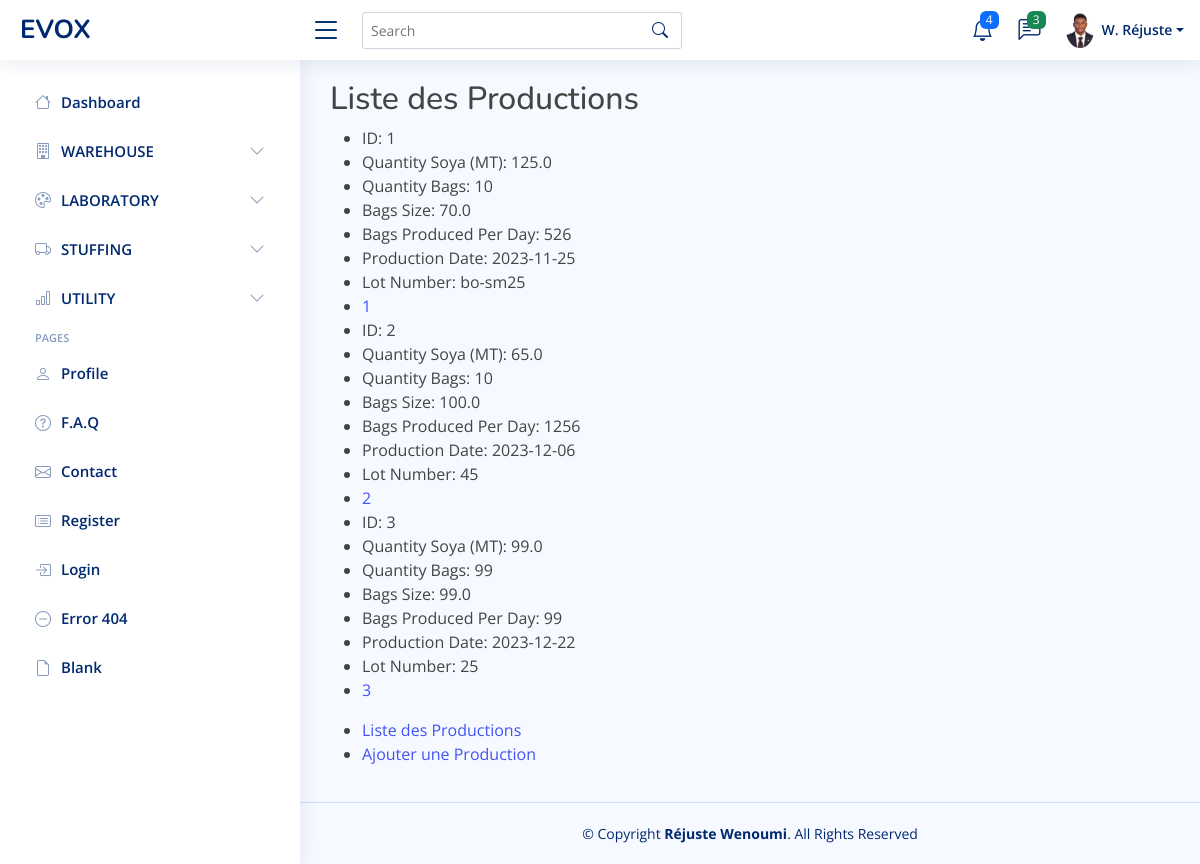
The app's page /productions with its own data.
### model.py (models this page shows)
class Production(db.Model):
    id = db.Column(db.Integer, primary_key=True)
    quantity_soya_mt = db.Column(db.Float)
    quantity_bags = db.Column(db.Integer)
    bags_size = db.Column(db.Float)
    bags_produced_per_day = db.Column(db.Integer)
    production_date = db.Column(db.Date)
    lot_number = db.Column(db.String(255))
    transaction_number = db.Column(db.String(10), db.ForeignKey('transaction.transaction_number'))
    transaction = db.relationship('Transaction', backref='production')
    user_id = db.Column(db.Integer, db.ForeignKey('user.id'))
    user = db.relationship('User', backref='productions')

### main.py (the view)
@app.route('/productions')
def list_productions():
    productions = Production.query.all()
    return render_template('production/production_info.html', productions=productions)

### templates/production/production_info.html (shortened to what this page needs)
{% extends 'base.html' %}
{% block content %}
<main id="main" class="main">
<h2>Liste des Productions</h2>
<ul>
    {% for production in productions %}
    <li>ID: {{ production.id }}</li>
    <li>Quantity Soya (MT): {{ production.quantity_soya_mt }}</li>
    <li>Quantity Bags: {{ production.quantity_bags }}</li>
    <li>Bags Size: {{ production.bags_size }}</li>
    <li>Bags Produced Per Day: {{ production.bags_produced_per_day }}</li>
    <li>Production Date: {{ production.production_date }}</li>
    <li>Lot Number: {{ production.lot_number }}</li>
    <li><a href="{{ url_for('production_details', production_id=production.id) }}">{{ production.id }}</a></li>
    {% endfor %}
</ul>
<ul>
    <li><a href="{{ url_for('list_productions') }}">Liste des Productions</a></li>
    <li><a href="{{ url_for('add_production') }}">Ajouter une Production</a></li>
</ul>
</main>
{% endblock %}

### static/assets/css/style.css (style rules this page uses)
:root { scroll-behavior: smooth; }
body { font-family: "Open Sans", sans-serif; background: #f6f9ff; color: #444444; }
a { color: #4154f1; text-decoration: none; }
h1, h2, h3, h4, h5, h6 { font-family: "Nunito", sans-serif; }
#main { margin-top: 60px; padding: 20px 30px; transition: all 0.3s; }
@media (min-width: 1200px) { #main, #footer { margin-left: 300px; } }

### records on screen
Production: id "1", quantity_soya_mt "125.0", quantity_bags "10", bags_size "70.0", bags_produced_per_day "526", production_date "2023-11-25", lot_number "bo-sm25"
Production: id "2", quantity_soya_mt "65.0", quantity_bags "10", bags_size "100.0", bags_produced_per_day "1256", production_date "2023-12-06", lot_number "45"
Production: id "3", quantity_soya_mt "99.0", quantity_bags "99", bags_size "99.0", bags_produced_per_day "99", production_date "2023-12-22", lot_number "25"
